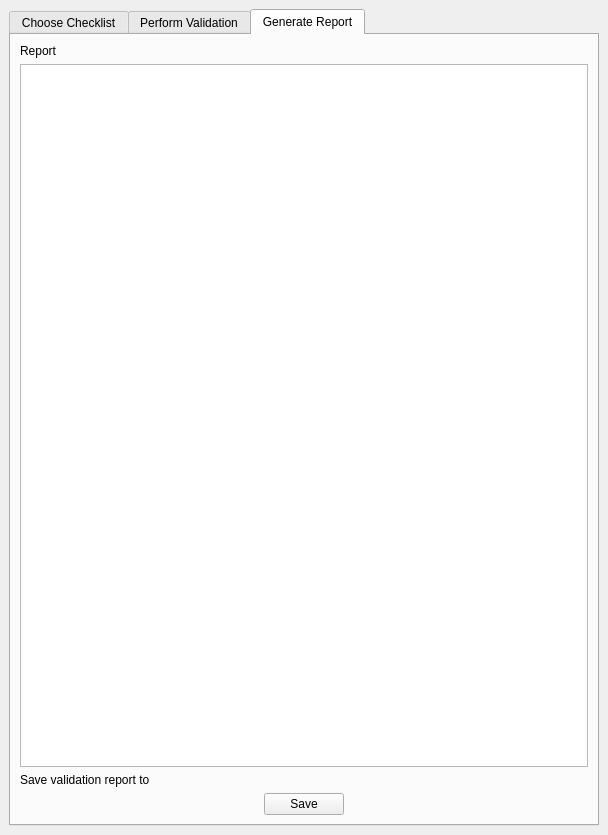
<?xml version="1.0" encoding="UTF-8"?>
<ui version="4.0">
 <class>DockWidget</class>
 <widget class="QDockWidget" name="DockWidget">
  <property name="geometry">
   <rect>
    <x>0</x>
    <y>0</y>
    <width>608</width>
    <height>835</height>
   </rect>
  </property>
  <property name="windowTitle">
   <string>Checklist checker</string>
  </property>
  <widget class="QWidget" name="dockWidgetContents">
   <layout class="QVBoxLayout" name="verticalLayout">
    <item>
     <widget class="QTabWidget" name="tab_widget">
      <property name="currentIndex">
       <number>2</number>
      </property>
      <widget class="QWidget" name="choose_checklist_tab">
       <attribute name="title">
        <string>Choose Checklist</string>
       </attribute>
       <layout class="QVBoxLayout" name="verticalLayout_4">
        <item>
         <layout class="QHBoxLayout" name="horizontalLayout">
          <item>
           <widget class="QLabel" name="label_2">
            <property name="text">
             <string>Checklist</string>
            </property>
           </widget>
          </item>
          <item>
           <widget class="QLineEdit" name="checklist_name_le">
            <property name="enabled">
             <bool>false</bool>
            </property>
            <property name="readOnly">
             <bool>true</bool>
            </property>
           </widget>
          </item>
          <item>
           <widget class="QPushButton" name="choose_checklist_pb">
            <property name="text">
             <string>Choose...</string>
            </property>
           </widget>
          </item>
         </layout>
        </item>
        <item>
         <layout class="QHBoxLayout" name="horizontalLayout_2">
          <item>
           <widget class="QLabel" name="label">
            <property name="text">
             <string>Artifact being validated</string>
            </property>
           </widget>
          </item>
          <item>
           <widget class="QLineEdit" name="checklist_artifacts_le">
            <property name="enabled">
             <bool>false</bool>
            </property>
            <property name="readOnly">
             <bool>true</bool>
            </property>
           </widget>
          </item>
         </layout>
        </item>
        <item>
         <layout class="QHBoxLayout" name="horizontalLayout_3">
          <item>
           <widget class="QLabel" name="label_4">
            <property name="text">
             <string>Validation applies to</string>
            </property>
           </widget>
          </item>
          <item>
           <widget class="QLineEdit" name="checklist_types_le">
            <property name="enabled">
             <bool>false</bool>
            </property>
            <property name="readOnly">
             <bool>true</bool>
            </property>
           </widget>
          </item>
         </layout>
        </item>
        <item>
         <widget class="QLabel" name="label_3">
          <property name="text">
           <string>Description</string>
          </property>
         </widget>
        </item>
        <item>
         <widget class="QTextEdit" name="checklist_description_te">
          <property name="enabled">
           <bool>false</bool>
          </property>
          <property name="readOnly">
           <bool>true</bool>
          </property>
         </widget>
        </item>
        <item>
         <widget class="QRadioButton" name="validate_layer_rb">
          <property name="enabled">
           <bool>false</bool>
          </property>
          <property name="text">
           <string>Validate loaded layer</string>
          </property>
         </widget>
        </item>
        <item>
         <widget class="QListView" name="layer_chooser_lv">
          <property name="enabled">
           <bool>false</bool>
          </property>
         </widget>
        </item>
        <item>
         <layout class="QHBoxLayout" name="horizontalLayout_4">
          <item>
           <widget class="QRadioButton" name="validate_file_rb">
            <property name="enabled">
             <bool>false</bool>
            </property>
            <property name="text">
             <string>Validate a file</string>
            </property>
           </widget>
          </item>
          <item>
           <widget class="QgsFileWidget" name="file_chooser">
            <property name="enabled">
             <bool>false</bool>
            </property>
           </widget>
          </item>
         </layout>
        </item>
       </layout>
      </widget>
      <widget class="QWidget" name="perform_validation_tab">
       <attribute name="title">
        <string>Perform Validation</string>
       </attribute>
       <layout class="QVBoxLayout" name="verticalLayout_3">
        <item>
         <widget class="QLabel" name="label_5">
          <property name="text">
           <string>Checklist items</string>
          </property>
         </widget>
        </item>
        <item>
         <widget class="QTreeView" name="checklist_checks_tv"/>
        </item>
        <item>
         <layout class="QHBoxLayout" name="horizontalLayout_5">
          <item>
           <spacer name="horizontalSpacer">
            <property name="orientation">
             <enum>Qt::Horizontal</enum>
            </property>
            <property name="sizeHint" stdset="0">
             <size>
              <width>40</width>
              <height>20</height>
             </size>
            </property>
           </spacer>
          </item>
          <item>
           <widget class="QPushButton" name="clear_checks_pb">
            <property name="text">
             <string>Clear all checks</string>
            </property>
           </widget>
          </item>
         </layout>
        </item>
       </layout>
      </widget>
      <widget class="QWidget" name="generate_report_tab">
       <attribute name="title">
        <string>Generate Report</string>
       </attribute>
       <layout class="QVBoxLayout" name="verticalLayout_2">
        <item>
         <widget class="QLabel" name="label_7">
          <property name="text">
           <string>Report</string>
          </property>
         </widget>
        </item>
        <item>
         <widget class="QTextEdit" name="report_te">
          <property name="readOnly">
           <bool>true</bool>
          </property>
         </widget>
        </item>
        <item>
         <layout class="QHBoxLayout" name="horizontalLayout_6">
          <item>
           <widget class="QLabel" name="label_6">
            <property name="text">
             <string>Save validation report to</string>
            </property>
           </widget>
          </item>
          <item>
           <widget class="QgsFileWidget" name="save_report_fw">
            <property name="storageMode">
             <enum>QgsFileWidget::SaveFile</enum>
            </property>
           </widget>
          </item>
         </layout>
        </item>
        <item>
         <layout class="QHBoxLayout" name="horizontalLayout_7">
          <item>
           <spacer name="horizontalSpacer_2">
            <property name="orientation">
             <enum>Qt::Horizontal</enum>
            </property>
            <property name="sizeHint" stdset="0">
             <size>
              <width>40</width>
              <height>20</height>
             </size>
            </property>
           </spacer>
          </item>
          <item>
           <widget class="QPushButton" name="save_report_pb">
            <property name="text">
             <string>Save</string>
            </property>
           </widget>
          </item>
          <item>
           <spacer name="horizontalSpacer_3">
            <property name="orientation">
             <enum>Qt::Horizontal</enum>
            </property>
            <property name="sizeHint" stdset="0">
             <size>
              <width>40</width>
              <height>20</height>
             </size>
            </property>
           </spacer>
          </item>
         </layout>
        </item>
       </layout>
      </widget>
     </widget>
    </item>
   </layout>
  </widget>
 </widget>
 <customwidgets>
  <customwidget>
   <class>QgsFileWidget</class>
   <extends>QWidget</extends>
   <header>qgsfilewidget.h</header>
  </customwidget>
 </customwidgets>
 <resources/>
 <connections/>
</ui>
